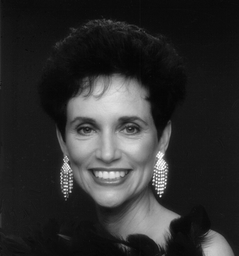
#> input picture week5/woman.png, 239 x 256 px, shrunk from 732 x 785 before the run
$ jupyter execute --allow-errors ex05.ipynb
#> lines starting #> are read from the running program, lines starting #| are printed output that depends on the picture
# Exercise 05

[cell 1]
import imageio
woman = imageio.imread("woman.png")
#> woman is the input picture: shape (256, 239); min 5, max 255, mean 46.4

[cell 2]
from skimage.util import random_noise
from skimage.filters import gaussian, sobel, laplace

## 1. Preparation

#> (a cell that did not finish here is left out)

[cell 4]
noisy_woman = random_noise(woman, var=0.01)
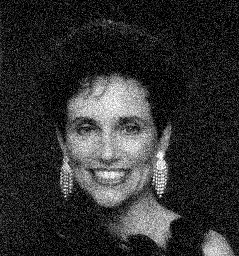
#> noisy_woman: shape (256, 239) float64; min 0, max 1, mean 0.192

[cell 5]
import matplotlib.pyplot as plt
plt.imshow(noisy_woman, cmap="gray")
plt.show()
noisy_woman.shape
#> Out = (256, 239)

[cell 6]
filter_noisy_woman = gaussian(noisy_woman, sigma=1.0)
plt.imshow(filter_noisy_woman, cmap="gray")
filter_noisy_woman.shape
#> Out = (256, 239)

## 2. Sobel Filter

[cell 7]
sobeled_woman = sobel(woman)
plt.imshow(sobeled_woman, cmap="gray")

[cell 8]
sobeled_noisy_woman = sobel(noisy_woman)
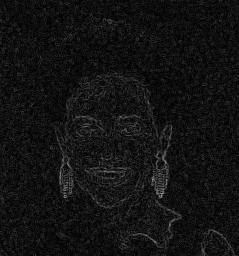
#> sobeled_noisy_woman: shape (256, 239) float64; min 0, max 0.6, mean 0.0744
plt.imshow(sobeled_noisy_woman, cmap="gray")

[cell 9]
sobeled_filter_noisy_woman = sobel(filter_noisy_woman)
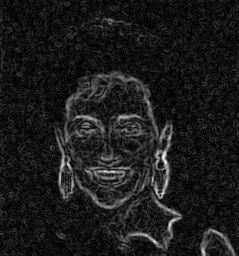
#> sobeled_filter_noisy_woman: shape (256, 239) float64; min 6.06e-05, max 0.289, mean 0.0319; drawn with min black and max white
plt.imshow(sobeled_filter_noisy_woman, cmap="gray")

[cell 10]
plt.hist(sobeled_noisy_woman.reshape(-1))
#> figure, not shown here; tallest bar 27430 high, from x = 0 to 0.06

[cell 11]
threshed_sobeled_noisy_woman = sobeled_noisy_woman.copy()
threshed_sobeled_noisy_woman[sobeled_noisy_woman < 0.08] = 0
threshed_sobeled_noisy_woman[sobeled_noisy_woman > 0.15] = 0
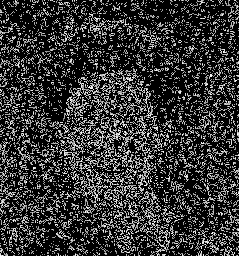
#> threshed_sobeled_noisy_woman: shape (256, 239) float64; min 0, max 0.15, mean 0.0318; drawn with min black and max white
plt.imshow(threshed_sobeled_noisy_woman, cmap="gray")

[cell 12]
plt.hist(sobeled_filter_noisy_woman.reshape(-1))
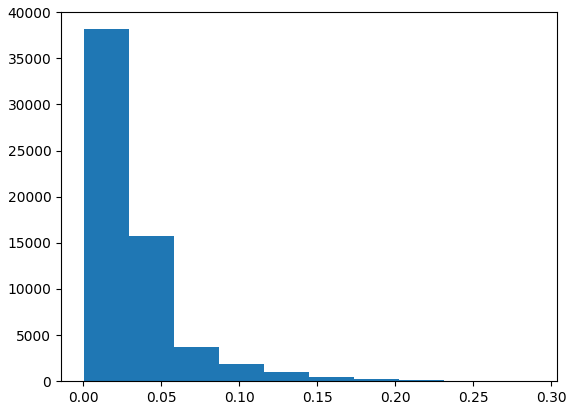
#> figure drawn by matplotlib, 1 panel; tallest bar 38155 high, from x = 6.06e-05 to 0.029

[cell 13]
threshed_filter_sobeled_noisy_woman = sobeled_filter_noisy_woman.copy()
threshed_filter_sobeled_noisy_woman[sobeled_filter_noisy_woman < 0.08] = 0
threshed_filter_sobeled_noisy_woman[sobeled_filter_noisy_woman > 0.15] = 0
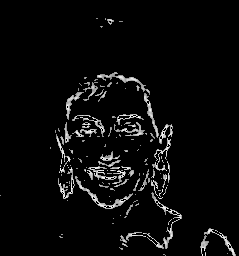
#> threshed_filter_sobeled_noisy_woman: shape (256, 239) float64; min 0, max 0.15, mean 0.00616; drawn with min black and max white
plt.imshow(threshed_filter_sobeled_noisy_woman, cmap="gray")

Edge detection is improved because gaussian noise will introduce a lot of high frequency noise, which has very large local gradients.

## 3. Laplacian operator

[cell 14]
laplace_noisy_woman = laplace(noisy_woman)
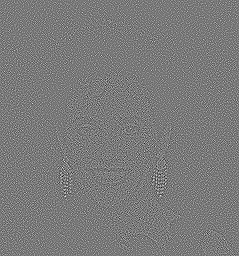
#> laplace_noisy_woman: shape (256, 239) float64; min -2.12, max 2.28, mean 2.9e-19; drawn with min black and max white
plt.imshow(laplace_noisy_woman, cmap="gray")

[cell 15]
laplace_filter_noisy_woman = laplace(filter_noisy_woman)
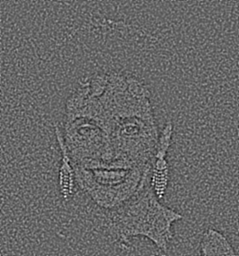
#> laplace_filter_noisy_woman: shape (256, 239) float64; min -0.215, max 0.311, mean -1.09e-19; drawn with min black and max white
plt.imshow(laplace_filter_noisy_woman, cmap="gray")

[cell 16]
import numpy as np
def zero_crossings(img, thresh):
#> called with thresh = 0.1
    output_img = np.zeros_like(img)
    for i in range(1, img.shape[0] - 1):
        for j in range(1, img.shape[1] - 1):
            v = img[i, j]
            N = []
            for k in range(-1, 2):
                for l in range(-1, 2):
                    neighbor = img[i + k, j + l]
                    if np.sign(neighbor) != np.sign(v):
                        N.append(neighbor)
            if N != []:
                m = min(np.abs(N))
                if abs(v) < m:
                    d = max(np.abs(v - np.array(N)))
                    if d > thresh:
                        output_img[i, j] = 1
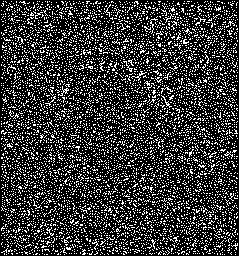
#> output_img: shape (256, 239) float64; values 0 (black) and 1 (white), 21.9% white in thin lines or dots
    return output_img

[cell 17]
zero_crossings_woman = zero_crossings(laplace_noisy_woman, 0.1)

[cell 18]
plt.imshow(zero_crossings_woman, cmap="gray")

[cell 19]
plt.imshow(laplace_filter_noisy_woman, cmap="gray")

[cell 20]
zero_crossings_filter_woman = zero_crossings(laplace_filter_noisy_woman, 0.05)
#> call 2 of zero_crossings, with thresh = 0.05
#> after the loop in zero_crossings (call 2), `for i in range(1, img.shape[0] - 1):`:
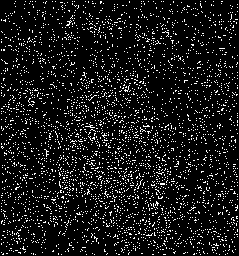
#> output_img: shape (256, 239) float64; values 0 (black) and 1 (white), 9.2% white in thin lines or dots
